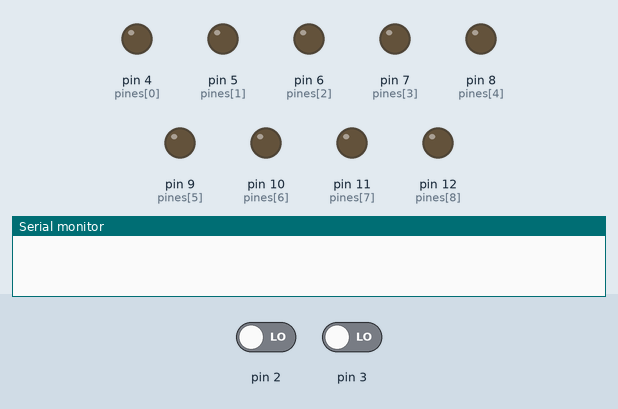
Recording of a sketch running on a simulated Arduino Uno, built with avr-gcc and run on an emulated ATmega328P. On the bench: output pins drawn as LEDs (lit = HIGH), the last lines printed to the serial monitor. Dashed ring = blinking. The inputs (shaded band) are chosen by the test bench; at power-on: pin 2 LOW, pin 3 LOW.

Above: at 1.2 s.
1.3 s: pin 2 driven HIGH
At 1.7 s:
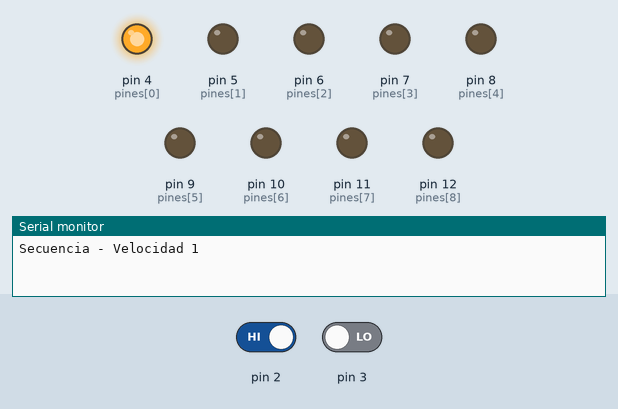
At 9.7 s:
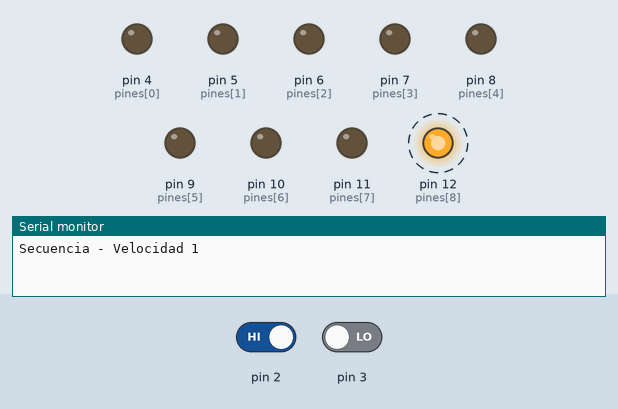
Timing chart, 0 to 16.3 s (numbered marks = the images above; inputs shaded):
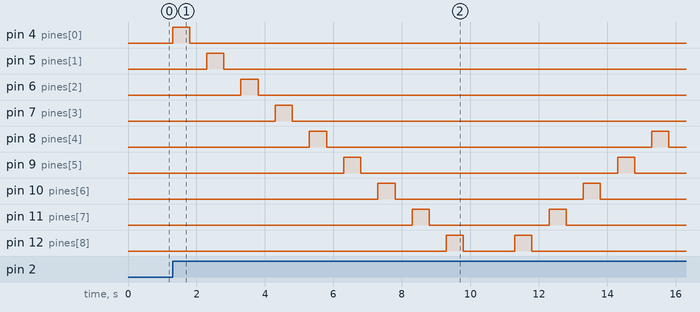

The sketch:

practica_4_Parte_2.ino
```cpp
/*
   Fundacion Kinal
   Centro educativo tecnico laboral Kinal
   Quinto perito
   Quinto electronica
   Codigo Tecnico: EB5AM
   Curso: Taller de electronica digital y reparacion de computadoras I
   Proyecto: Auto-fantastico
   Dev: Henry Francisco Leal Súchite
*/
int pines[] = {4, 5, 6, 7, 8, 9, 10, 11, 12};
int tiempo = 0;
void setup() {
  pinMode(2, INPUT);
  pinMode(3, INPUT);
  for (int b = 0; b < 9; b++) {
  pinMode(pines[b], OUTPUT);}
  Serial.begin(9600);
}

void loop() {
  if(digitalRead(2)==HIGH){
    tiempo = 500;
    Serial.println("Secuencia - Velocidad 1");
    for (int b = 0; b<9 ; b++) {
    digitalWrite(pines[b], HIGH);
    delay(tiempo);
    digitalWrite(pines[b], LOW);
    delay(tiempo);
    }
    for (int b = 9; b>=0 ; b--) {
    digitalWrite(pines[b], HIGH);
    delay(tiempo);
    digitalWrite(pines[b], LOW);
    delay(tiempo);}
  }
  if(digitalRead(3)==HIGH){
    tiempo = 1000;
    Serial.println("Secuencia - Velocidad 2");
    for (int b = 0; b<9 ; b++){
    digitalWrite(pines[b], HIGH);
    delay(tiempo);
    digitalWrite(pines[b], LOW);
    delay(tiempo);
    }
    for (int b = 9; b >= 0 ; b--){
    digitalWrite(pines[b], HIGH);
    delay(tiempo);
    digitalWrite(pines[b], LOW);
    delay(tiempo);}
  }
}
```

Measured:
- after the input at 1.3 s, pin 4 (pines[0]): LOW → HIGH at once, → LOW 0.50 s later; pin 5 (pines[1]): LOW → HIGH after 1.0 s, → LOW 0.50 s later; pin 6 (pines[2]): LOW → HIGH after 2.0 s, → LOW 0.50 s later; pin 7 (pines[3]): LOW → HIGH after 3.0 s, → LOW 0.50 s later; pin 8 (pines[4]): alternates HIGH for 0.50 s and LOW for 9.5 s, starting after 4.0 s
